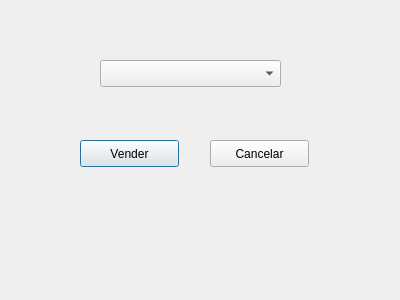
<?xml version="1.0" encoding="UTF-8"?>
<ui version="4.0">
 <class>eliminar</class>
 <widget class="QDialog" name="eliminar">
  <property name="geometry">
   <rect>
    <x>0</x>
    <y>0</y>
    <width>400</width>
    <height>300</height>
   </rect>
  </property>
  <property name="windowTitle">
   <string>Dialog</string>
  </property>
  <widget class="QComboBox" name="e_id">
   <property name="geometry">
    <rect>
     <x>100</x>
     <y>60</y>
     <width>181</width>
     <height>27</height>
    </rect>
   </property>
  </widget>
  <widget class="QPushButton" name="pushButton">
   <property name="geometry">
    <rect>
     <x>80</x>
     <y>140</y>
     <width>99</width>
     <height>27</height>
    </rect>
   </property>
   <property name="text">
    <string>Vender</string>
   </property>
  </widget>
  <widget class="QPushButton" name="pushButton_2">
   <property name="geometry">
    <rect>
     <x>210</x>
     <y>140</y>
     <width>99</width>
     <height>27</height>
    </rect>
   </property>
   <property name="text">
    <string>Cancelar</string>
   </property>
  </widget>
 </widget>
 <resources/>
 <connections/>
</ui>
